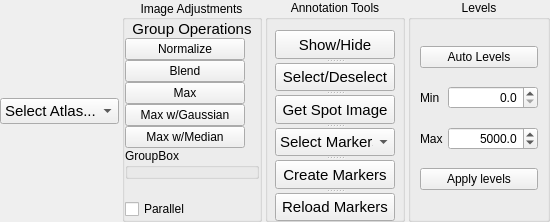
<?xml version="1.0" encoding="UTF-8"?>
<ui version="4.0">
 <class>Form</class>
 <widget class="QWidget" name="Form">
  <property name="geometry">
   <rect>
    <x>0</x>
    <y>0</y>
    <width>550</width>
    <height>209</height>
   </rect>
  </property>
  <property name="minimumSize">
   <size>
    <width>550</width>
    <height>0</height>
   </size>
  </property>
  <property name="maximumSize">
   <size>
    <width>600</width>
    <height>209</height>
   </size>
  </property>
  <property name="windowTitle">
   <string>Form</string>
  </property>
  <layout class="QHBoxLayout" name="horizontalLayout" stretch="5,0,0,0">
   <property name="spacing">
    <number>3</number>
   </property>
   <property name="margin" stdset="0">
    <number>0</number>
   </property>
   <item>
    <widget class="QFrame" name="AtlasFrame">
     <property name="sizePolicy">
      <sizepolicy hsizetype="Maximum" vsizetype="Preferred">
       <horstretch>100</horstretch>
       <verstretch>0</verstretch>
      </sizepolicy>
     </property>
     <layout class="QGridLayout" name="gridLayout_2">
      <property name="margin" stdset="0">
       <number>0</number>
      </property>
      <property name="spacing">
       <number>0</number>
      </property>
      <item row="0" column="0">
       <widget class="QComboBox" name="atlasCombo">
        <property name="font">
         <font>
          <family>Arial</family>
          <pointsize>11</pointsize>
         </font>
        </property>
        <item>
         <property name="text">
          <string>Select Atlas...</string>
         </property>
        </item>
       </widget>
      </item>
      <item row="1" column="0">
       <layout class="QGridLayout" name="atlasLayout">
        <property name="spacing">
         <number>0</number>
        </property>
       </layout>
      </item>
     </layout>
    </widget>
   </item>
   <item>
    <widget class="QGroupBox" name="ImageAdjBox">
     <property name="sizePolicy">
      <sizepolicy hsizetype="Preferred" vsizetype="Preferred">
       <horstretch>10</horstretch>
       <verstretch>0</verstretch>
      </sizepolicy>
     </property>
     <property name="maximumSize">
      <size>
       <width>140</width>
       <height>16777215</height>
      </size>
     </property>
     <property name="title">
      <string>Image Adjustments</string>
     </property>
     <property name="alignment">
      <set>Qt::AlignCenter</set>
     </property>
     <layout class="QVBoxLayout" name="verticalLayout">
      <property name="spacing">
       <number>0</number>
      </property>
      <property name="margin" stdset="0">
       <number>0</number>
      </property>
      <item>
       <widget class="QLabel" name="GroupLabel">
        <property name="font">
         <font>
          <pointsize>11</pointsize>
         </font>
        </property>
        <property name="text">
         <string>Group Operations</string>
        </property>
        <property name="alignment">
         <set>Qt::AlignCenter</set>
        </property>
       </widget>
      </item>
      <item>
       <widget class="QPushButton" name="normalizeBtn">
        <property name="maximumSize">
         <size>
          <width>120</width>
          <height>28</height>
         </size>
        </property>
        <property name="text">
         <string>Normalize</string>
        </property>
       </widget>
      </item>
      <item>
       <widget class="QPushButton" name="blendBtn">
        <property name="maximumSize">
         <size>
          <width>120</width>
          <height>28</height>
         </size>
        </property>
        <property name="text">
         <string>Blend</string>
        </property>
       </widget>
      </item>
      <item>
       <widget class="QPushButton" name="MaxImageProjectionBtn">
        <property name="maximumSize">
         <size>
          <width>120</width>
          <height>28</height>
         </size>
        </property>
        <property name="text">
         <string>Max</string>
        </property>
       </widget>
      </item>
      <item>
       <widget class="QPushButton" name="MaxImageProjectionGaussianBtn">
        <property name="maximumSize">
         <size>
          <width>120</width>
          <height>28</height>
         </size>
        </property>
        <property name="text">
         <string>Max w/Gaussian</string>
        </property>
       </widget>
      </item>
      <item>
       <widget class="QPushButton" name="MaxImageProjectionMedianBtn">
        <property name="sizePolicy">
         <sizepolicy hsizetype="Maximum" vsizetype="Fixed">
          <horstretch>0</horstretch>
          <verstretch>0</verstretch>
         </sizepolicy>
        </property>
        <property name="maximumSize">
         <size>
          <width>120</width>
          <height>28</height>
         </size>
        </property>
        <property name="text">
         <string>Max w/Median</string>
        </property>
       </widget>
      </item>
      <item>
       <widget class="QGroupBox" name="groupBox">
        <property name="title">
         <string>GroupBox</string>
        </property>
       </widget>
      </item>
      <item>
       <spacer name="verticalSpacer_2">
        <property name="orientation">
         <enum>Qt::Vertical</enum>
        </property>
        <property name="sizeType">
         <enum>QSizePolicy::Minimum</enum>
        </property>
        <property name="sizeHint" stdset="0">
         <size>
          <width>20</width>
          <height>20</height>
         </size>
        </property>
       </spacer>
      </item>
      <item>
       <widget class="QCheckBox" name="globalParallel_checkBox">
        <property name="text">
         <string>Parallel</string>
        </property>
       </widget>
      </item>
     </layout>
    </widget>
   </item>
   <item>
    <widget class="QGroupBox" name="AnnotationBox">
     <property name="minimumSize">
      <size>
       <width>140</width>
       <height>0</height>
      </size>
     </property>
     <property name="maximumSize">
      <size>
       <width>150</width>
       <height>16777215</height>
      </size>
     </property>
     <property name="autoFillBackground">
      <bool>false</bool>
     </property>
     <property name="title">
      <string>Annotation Tools</string>
     </property>
     <property name="alignment">
      <set>Qt::AlignHCenter|Qt::AlignTop</set>
     </property>
     <widget class="QSplitter" name="splitter">
      <property name="geometry">
       <rect>
        <x>10</x>
        <y>30</y>
        <width>120</width>
        <height>191</height>
       </rect>
      </property>
      <property name="sizePolicy">
       <sizepolicy hsizetype="Preferred" vsizetype="MinimumExpanding">
        <horstretch>0</horstretch>
        <verstretch>10</verstretch>
       </sizepolicy>
      </property>
      <property name="font">
       <font>
        <family>Arial</family>
        <pointsize>11</pointsize>
       </font>
      </property>
      <property name="frameShape">
       <enum>QFrame::NoFrame</enum>
      </property>
      <property name="lineWidth">
       <number>0</number>
      </property>
      <property name="orientation">
       <enum>Qt::Vertical</enum>
      </property>
      <property name="opaqueResize">
       <bool>false</bool>
      </property>
      <widget class="QPushButton" name="mosaicShowHide">
       <property name="minimumSize">
        <size>
         <width>0</width>
         <height>28</height>
        </size>
       </property>
       <property name="maximumSize">
        <size>
         <width>120</width>
         <height>16777215</height>
        </size>
       </property>
       <property name="text">
        <string>Show/Hide</string>
       </property>
      </widget>
      <widget class="QPushButton" name="mosaicSelectVideos">
       <property name="minimumSize">
        <size>
         <width>120</width>
         <height>28</height>
        </size>
       </property>
       <property name="maximumSize">
        <size>
         <width>120</width>
         <height>16777215</height>
        </size>
       </property>
       <property name="text">
        <string>Select/Deselect</string>
       </property>
      </widget>
      <widget class="QPushButton" name="getSpotImage">
       <property name="minimumSize">
        <size>
         <width>0</width>
         <height>28</height>
        </size>
       </property>
       <property name="maximumSize">
        <size>
         <width>120</width>
         <height>16777215</height>
        </size>
       </property>
       <property name="text">
        <string>Get Spot Image</string>
       </property>
      </widget>
      <widget class="QComboBox" name="MosaicMarkersCombo">
       <property name="minimumSize">
        <size>
         <width>0</width>
         <height>28</height>
        </size>
       </property>
       <property name="maximumSize">
        <size>
         <width>120</width>
         <height>16777215</height>
        </size>
       </property>
       <property name="font">
        <font>
         <family>Arial</family>
         <pointsize>11</pointsize>
        </font>
       </property>
       <property name="currentText">
        <string>Select Markers</string>
       </property>
       <property name="currentIndex">
        <number>0</number>
       </property>
       <item>
        <property name="text">
         <string>Select Markers</string>
        </property>
       </item>
       <item>
        <property name="text">
         <string>DCN Transstrial</string>
        </property>
       </item>
       <item>
        <property name="text">
         <string>DCN Parasagittal</string>
        </property>
       </item>
       <item>
        <property name="text">
         <string>DCN Coronal</string>
        </property>
       </item>
       <item>
        <property name="text">
         <string>VCN Horizontal</string>
        </property>
       </item>
       <item>
        <property name="text">
         <string>VCN Parasagittal</string>
        </property>
       </item>
       <item>
        <property name="text">
         <string>VCN Coronal</string>
        </property>
       </item>
       <item>
        <property name="text">
         <string>Cortex Coronal</string>
        </property>
       </item>
       <item>
        <property name="text">
         <string>Cortex Horizontal</string>
        </property>
       </item>
      </widget>
      <widget class="QPushButton" name="mosaicCreateMarkers">
       <property name="minimumSize">
        <size>
         <width>0</width>
         <height>28</height>
        </size>
       </property>
       <property name="maximumSize">
        <size>
         <width>120</width>
         <height>16777215</height>
        </size>
       </property>
       <property name="text">
        <string>Create Markers</string>
       </property>
      </widget>
      <widget class="QPushButton" name="mosaicReloadMarkers">
       <property name="minimumSize">
        <size>
         <width>0</width>
         <height>28</height>
        </size>
       </property>
       <property name="maximumSize">
        <size>
         <width>120</width>
         <height>16777215</height>
        </size>
       </property>
       <property name="font">
        <font>
         <family>Arial</family>
         <pointsize>11</pointsize>
         <bold>false</bold>
        </font>
       </property>
       <property name="text">
        <string>Reload Markers</string>
       </property>
      </widget>
     </widget>
    </widget>
   </item>
   <item>
    <widget class="QGroupBox" name="TileOpBox">
     <property name="enabled">
      <bool>true</bool>
     </property>
     <property name="sizePolicy">
      <sizepolicy hsizetype="Preferred" vsizetype="Preferred">
       <horstretch>0</horstretch>
       <verstretch>0</verstretch>
      </sizepolicy>
     </property>
     <property name="minimumSize">
      <size>
       <width>140</width>
       <height>0</height>
      </size>
     </property>
     <property name="maximumSize">
      <size>
       <width>150</width>
       <height>167000</height>
      </size>
     </property>
     <property name="title">
      <string>Levels</string>
     </property>
     <property name="alignment">
      <set>Qt::AlignHCenter|Qt::AlignTop</set>
     </property>
     <property name="flat">
      <bool>false</bool>
     </property>
     <property name="checkable">
      <bool>false</bool>
     </property>
     <layout class="QGridLayout" name="gridLayout">
      <property name="spacing">
       <number>1</number>
      </property>
      <item row="4" column="1">
       <widget class="QDoubleSpinBox" name="mosaicDisplayMax">
        <property name="minimumSize">
         <size>
          <width>90</width>
          <height>0</height>
         </size>
        </property>
        <property name="alignment">
         <set>Qt::AlignRight|Qt::AlignTrailing|Qt::AlignVCenter</set>
        </property>
        <property name="decimals">
         <number>1</number>
        </property>
        <property name="maximum">
         <double>65536.000000000000000</double>
        </property>
        <property name="singleStep">
         <double>10.000000000000000</double>
        </property>
        <property name="value">
         <double>5000.000000000000000</double>
        </property>
       </widget>
      </item>
      <item row="2" column="0" colspan="2">
       <widget class="QPushButton" name="mosaicAutoLevelBtn">
        <property name="text">
         <string>Auto Levels</string>
        </property>
       </widget>
      </item>
      <item row="5" column="0" colspan="2">
       <widget class="QPushButton" name="mosaicApplyLevelBtn">
        <property name="text">
         <string>Apply levels</string>
        </property>
       </widget>
      </item>
      <item row="3" column="1">
       <widget class="QDoubleSpinBox" name="mosaicDisplayMin">
        <property name="minimumSize">
         <size>
          <width>90</width>
          <height>0</height>
         </size>
        </property>
        <property name="alignment">
         <set>Qt::AlignRight|Qt::AlignTrailing|Qt::AlignVCenter</set>
        </property>
        <property name="decimals">
         <number>1</number>
        </property>
        <property name="minimum">
         <double>0.000000000000000</double>
        </property>
        <property name="maximum">
         <double>65000.000000000000000</double>
        </property>
        <property name="singleStep">
         <double>10.000000000000000</double>
        </property>
       </widget>
      </item>
      <item row="4" column="0">
       <widget class="QLabel" name="label">
        <property name="sizePolicy">
         <sizepolicy hsizetype="Minimum" vsizetype="Preferred">
          <horstretch>100</horstretch>
          <verstretch>0</verstretch>
         </sizepolicy>
        </property>
        <property name="text">
         <string>Max</string>
        </property>
       </widget>
      </item>
      <item row="3" column="0">
       <widget class="QLabel" name="label_2">
        <property name="text">
         <string>Min</string>
        </property>
       </widget>
      </item>
     </layout>
    </widget>
   </item>
  </layout>
 </widget>
 <resources/>
 <connections/>
</ui>
